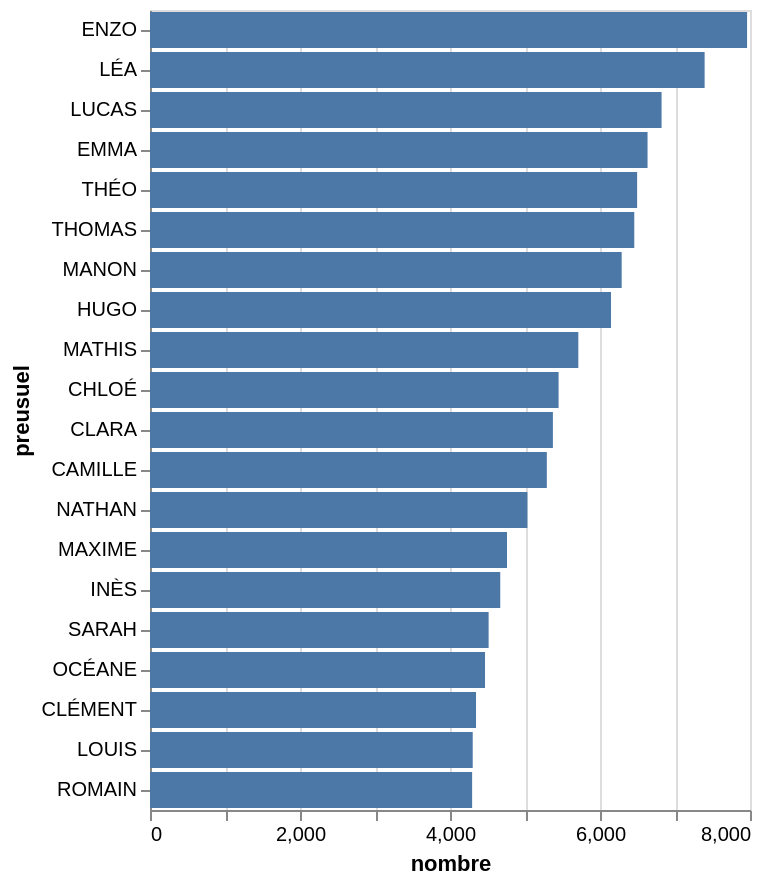

The cell this chart's notebook holds for it:
### Code cell
slider = alt.binding_range(min=1900, max=2020, step=1, name='year:')
year = alt.param(value=2004, bind=slider)
base.add_params(year)

### Figure 1 — Vega-Lite specification as saved in the notebook (floating-point values rounded to 4 significant figures)
{"config": {"view": {"continuousWidth": 300, "continuousHeight": 300}}, "data": {"name": "data-452d6dab9b6eb3540382c70356ef8372"}, "mark": {"type": "bar"}, "encoding": {"x": {"field": "nombre", "type": "quantitative"}, "y": {"field": "preusuel", "sort": "-x", "type": "nominal"}}, "params": [{"name": "param_b5db9362c3360a5d", "bind": {"input": "range", "max": 2020, "min": 1900, "name": "year:", "step": 1}, "value": 2004}], "$schema": "https://vega.github.io/schema/vega-lite/v6.4.1.json", "datasets": {"data-452d6dab9b6eb3540382c70356ef8372": [{"preusuel": "ENZO", "sexe": 1, "nombre": 7961}, {"preusuel": "LÉA", "sexe": 2, "nombre": 7395}, {"preusuel": "LUCAS", "sexe": 1, "nombre": 6821}, {"preusuel": "EMMA", "sexe": 2, "nombre": 6634}, {"preusuel": "THÉO", "sexe": 1, "nombre": 6495}, {"preusuel": "THOMAS", "sexe": 1, "nombre": 6457}, {"preusuel": "MANON", "sexe": 2, "nombre": 6289}, {"preusuel": "HUGO", "sexe": 1, "nombre": 6147}, {"preusuel": "MATHIS", "sexe": 1, "nombre": 5711}, {"preusuel": "CHLOÉ", "sexe": 2, "nombre": 5448}, {"preusuel": "CLARA", "sexe": 2, "nombre": 5372}, {"preusuel": "CAMILLE", "sexe": 2, "nombre": 5291}, {"preusuel": "NATHAN", "sexe": 1, "nombre": 5032}, {"preusuel": "MAXIME", "sexe": 1, "nombre": 4760}, {"preusuel": "INÈS", "sexe": 2, "nombre": 4670}, {"preusuel": "SARAH", "sexe": 2, "nombre": 4515}, {"preusuel": "OCÉANE", "sexe": 2, "nombre": 4467}, {"preusuel": "CLÉMENT", "sexe": 1, "nombre": 4347}, {"preusuel": "LOUIS", "sexe": 1, "nombre": 4303}, {"preusuel": "ROMAIN", "sexe": 1, "nombre": 4295}]}}
